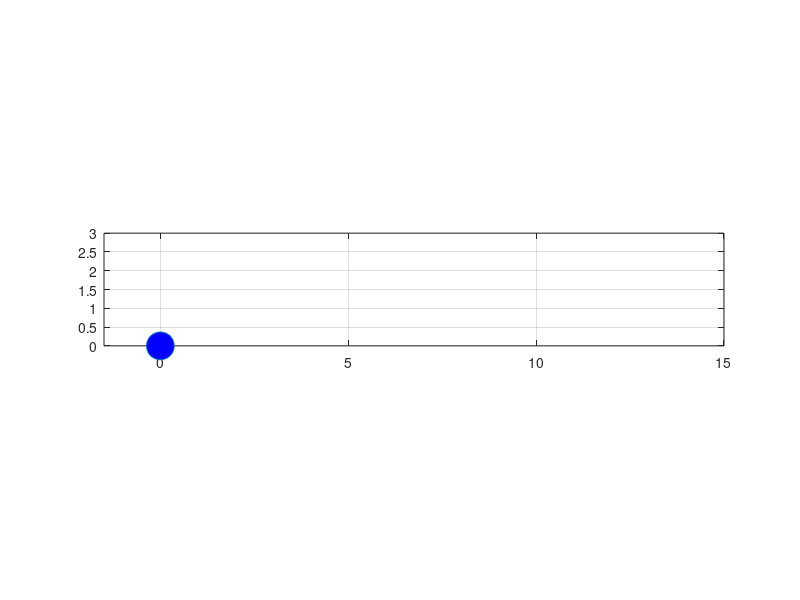

Source code (MATLAB): (Note: this script raises an error after producing the figure.)
clear;
close all;

dt = 0.01; %%時間刻み=離散時間Tsとして使用
Tfin = 3; %シミュレーション終了時間
t1 = [0:dt:Tfin];

u1 = ones(1,length(t1))*4; %入力μ1, 正の定数を用いて時間z1を単調増加させる 
u2 = ones(1,length(t1))*0; %入力μ2

zi = zeros(length(t1),3);
zi(1,:) = [0 0 0]; %状態z = [z1, z2, z3]T の初期値を設定

h = plot(zi(1,1),zi(1,3), 'o', 'MarkerSize' ,20, 'MarkerFaceColor', 'b');

hold on;
axis equal;
grid on;

axis([-1.5 15 0 3])

for i = 1:length(t1)-1
    
    zi(i+1,1) = zi(i,1) + u1(i)*dt;
    zi(i+1,2) = zi(i,2) + u2(i)*u1(i)*dt;
    zi(i+1,3) = zi(i,3) + zi(i,2)*u1(i)*dt;

    set(h, 'XData', zi(i,1),'YData', zi(i,3));

    drawnow;

    F = getframe;
      % RGBデータをインデックス付きデータに変更
      [X,map] = rgb2ind(F.cdata,256);
      if i==1
          % GIFファイルに書き出し
          imwrite(X,map,'twowheels.gif')
      else
          % 2回目以降は'append'でアニメーションを作成
          imwrite(X,map,'twowheels.gif','WriteMode','append')
      end

end
